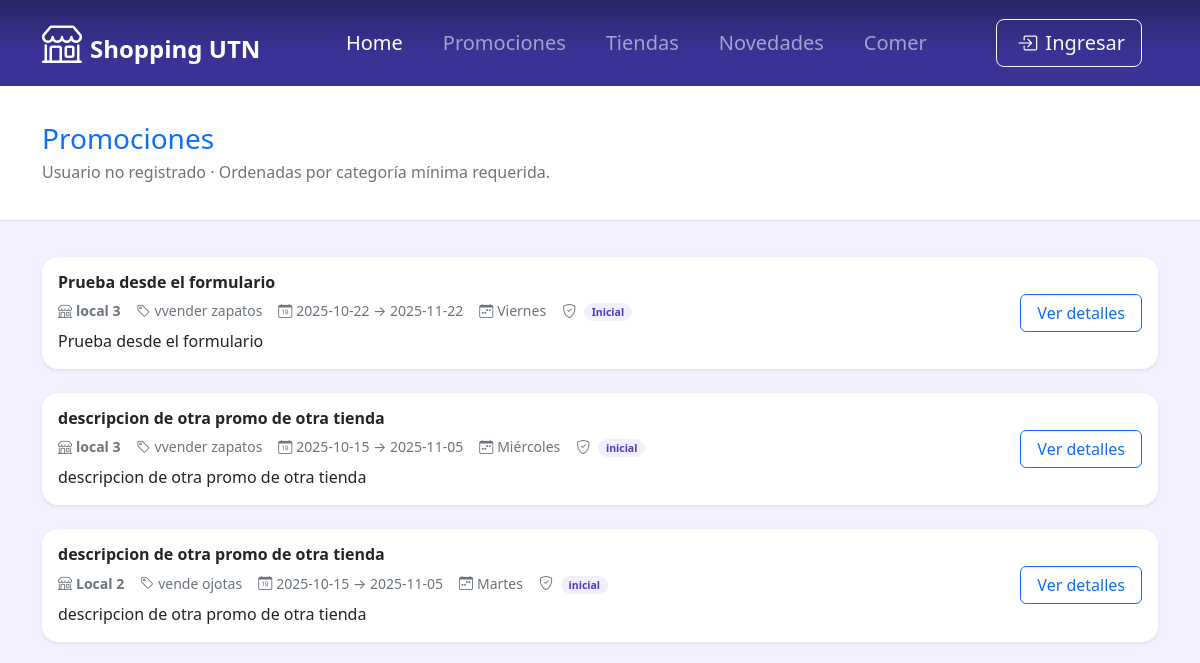
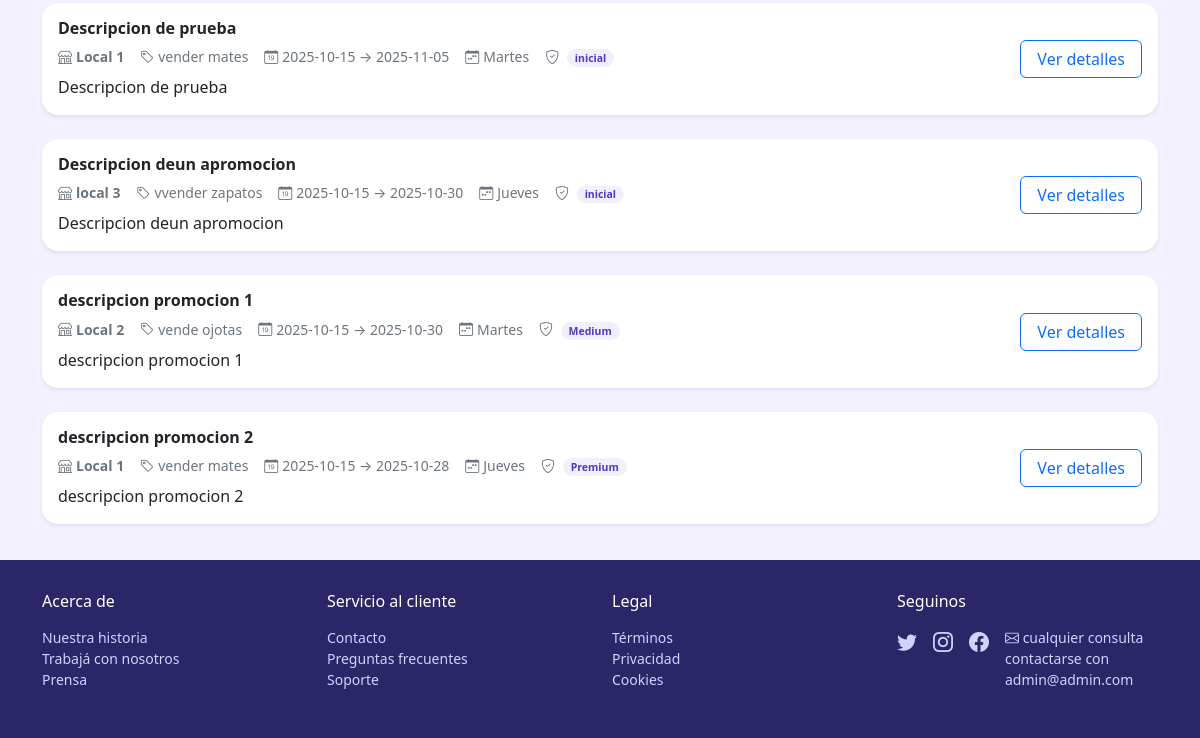
/View/promociones.php, run on an earlier commit of the app's database (2 pictures, top to bottom).
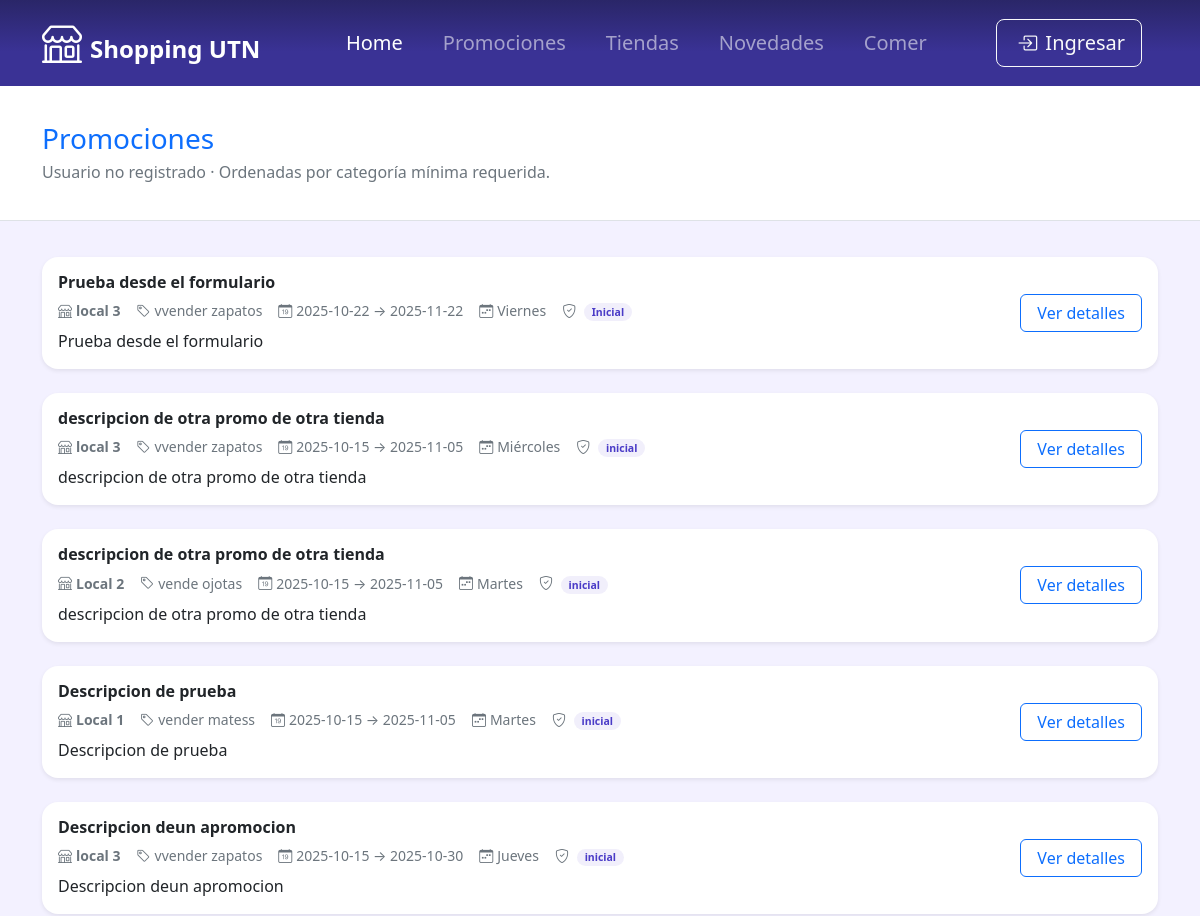
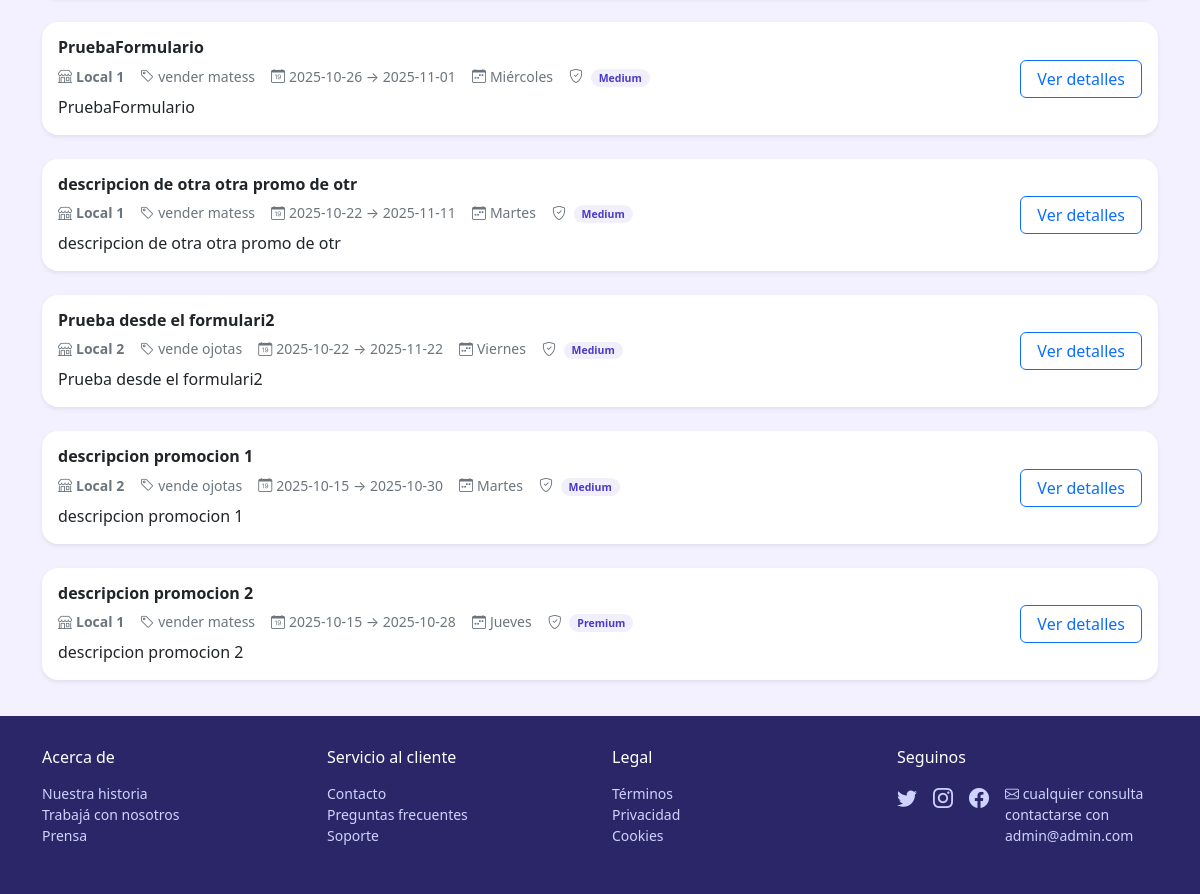
And on a later commit of the database (2 pictures, top to bottom).
### tables this page shows
CREATE TABLE `promocion` (
  `IDpromocion` int NOT NULL AUTO_INCREMENT,
  `descripcion` varchar(45) NOT NULL,
  `desde` date NOT NULL,
  `hasta` date NOT NULL,
  `categoriaHabilitada` varchar(45) NOT NULL,
  `dia` int DEFAULT NULL,
  `estado` varchar(45) NOT NULL,
  `localFk` int NOT NULL,
  PRIMARY KEY (`IDpromocion`),
  KEY `local-promocion_idx` (`localFk`),
  CONSTRAINT `promocion-local` FOREIGN KEY (`localFk`) REFERENCES `local` (`IDlocal`)
);

CREATE TABLE `local` (
  `IDlocal` int NOT NULL AUTO_INCREMENT,
  `nombre` varchar(45) NOT NULL,
  `rubro` varchar(45) NOT NULL,
  `usuarioFK` int NOT NULL,
  `ubicacionFK` int DEFAULT NULL,
  `codigo` varchar(50) DEFAULT NULL,
  PRIMARY KEY (`IDlocal`),
  KEY `usuario-local_idx` (`usuarioFK`),
  KEY `local-ubicacion_idx` (`ubicacionFK`),
  CONSTRAINT `local-ubicacion` FOREIGN KEY (`ubicacionFK`) REFERENCES `ubicacion` (`IDubicacion`),
  CONSTRAINT `usuario-local` FOREIGN KEY (`usuarioFK`) REFERENCES `usuario` (`IDusuario`)
);

### Model/ListarPromociones.php (called while the page is built, shortened)
<?php
function categoriasPermitidas(?string $min): array {
    $min = $min ? strtolower(trim($min)) : '';
    switch ($min) {
        case 'inicial': return ['Inicial','Medium','Premium'];
        case 'medium':  return ['Medium','Premium'];
        case 'premium': return ['Premium'];
    }
}
function listarPromocionesVigentes(int $limit = 50): array {
    $pdo = getConnection();
    $sql = "
        SELECT
            p.IDpromocion,
            p.descripcion,
            p.desde,
            p.hasta,
            p.categoriaHabilitada,
            p.dia,
            p.estado,
            l.IDlocal,
            l.nombre AS local_nombre,
            l.rubro  AS local_rubro
        FROM promocion p
        INNER JOIN `local` l ON l.IDlocal = p.localFk
        WHERE CURDATE() BETWEEN p.desde AND p.hasta
        -- Si manejás habilitación por estado, descomentá y ajustá:
        -- AND p.estado = 'activa'
        ORDER BY
          CASE LOWER(COALESCE(p.categoriaHabilitada,''))
            WHEN 'inicial' THEN 1
            WHEN 'medium'  THEN 2
            WHEN 'premium' THEN 3
            ELSE 4
          END ASC,
          p.IDpromocion DESC
        LIMIT :lim
    ";
    $stmt = $pdo->prepare($sql);
    $stmt->bindValue(':lim', $limit, PDO::PARAM_INT);
    $stmt->execute();
    $rows = $stmt->fetchAll(PDO::FETCH_ASSOC) ?: [];
    return $rows;
}

### View/promociones.php (the view, shortened to what this page needs)
<?php
include("../Model/ListarPromociones.php");
if (isset($_SESSION['Categoria'])) {
    $promos = listarPromocionesVigentesCategoria($_SESSION['Categoria'], 50);
} else {
    $promos = listarPromocionesVigentes(50);
}
function diaALabel($n) {
  static $map = [1=>'Lunes',2=>'Martes',3=>'Miércoles',4=>'Jueves',5=>'Viernes',6=>'Sábado',7=>'Domingo'];
  $i = (int)$n;
  return $map[$i] ?? (string)$n;
}
function formatearDias($valor) {
  $s = trim((string)$valor);
  return diaALabel($s);
}
?>
<!doctype html>
<html lang="es" data-bs-theme="light">
<head>
  <link href="https://cdn.jsdelivr.net/npm/bootstrap@5.3.3/dist/css/bootstrap.min.css" rel="stylesheet">
  <link rel="stylesheet" href="https://cdn.jsdelivr.net/npm/bootstrap-icons@1.11.3/font/bootstrap-icons.css">
</head>
<body class="bg-subtle">
  <?php include_once(__DIR__ . "/../layouts/Navbar.php"); ?>
<header class="bg-white border-bottom">
  <div class="container section-pad">
    <h1 class="h3 text-primary mb-1">Promociones</h1>
    <p class="text-secondary mb-0">Usuario no registrado · Ordenadas por categoría mínima requerida.</p>
  </div>
</header>
<main class="container section-pad">
  <div class="row g-4" aria-live="polite">
    <?php if (empty($promos)): ?>
      <div class="col-12">
        <div class="alert alert-light border text-secondary">No se encontraron promociones vigentes.</div>
      </div>
    <?php else: ?>
      <?php foreach ($promos as $p): ?>
        <?php
          $titulo       = $p['descripcion'] ?? '';
          $desde        = $p['desde'] ?? '';
          $hasta        = $p['hasta'] ?? '';
          $diasRaw      = $p['dia'] ?? '';
          $diasLabel    = formatearDias($diasRaw);
          $localNombre  = $p['local_nombre'] ?? '';
          $localRubro   = $p['local_rubro']  ?? '';
          $catMin       = $p['categoriaHabilitada'] ?? 'Todos';
          $descCompleta = $p['descripcion'] ?? '';
          $cats         = $p['categorias_permitidas'] ?? ['Todos'];
          $catsJson     = json_encode($cats, JSON_UNESCAPED_UNICODE);
        ?>
        <div class="col-12">
          <article class="card promo-card shadow-sm border-0">
            <div class="card-body d-flex flex-column flex-lg-row gap-3 align-items-lg-center">
              <div class="flex-grow-1">
                <h2 class="h6 mb-2 fw-semibold"><?= htmlspecialchars($titulo, ENT_QUOTES, 'UTF-8') ?></h2>
                <div class="text-secondary small d-flex flex-wrap gap-3">
                  <span><i class="bi bi-shop me-1"></i><strong><?= htmlspecialchars($localNombre, ENT_QUOTES, 'UTF-8') ?></strong></span>
                  <span><i class="bi bi-tag me-1"></i><?= htmlspecialchars($localRubro ?: '—', ENT_QUOTES, 'UTF-8') ?></span>
                  <span><i class="bi bi-calendar-date me-1"></i><?= htmlspecialchars($desde, ENT_QUOTES, 'UTF-8') ?> → <?= htmlspecialchars($hasta, ENT_QUOTES, 'UTF-8') ?></span>
                  <span><i class="bi bi-calendar-week me-1"></i><?= htmlspecialchars($diasLabel, ENT_QUOTES, 'UTF-8') ?></span>
                  <span><i class="bi bi-shield-check me-1"></i>
                    <span class="badge badge-soft rounded-pill px-2"><?= htmlspecialchars($catMin, ENT_QUOTES, 'UTF-8') ?></span>
                  </span>
                </div>
                <p class="mb-0 mt-2 text-body"><?= htmlspecialchars(mb_strimwidth($descCompleta, 0, 160, '…', 'UTF-8'), ENT_QUOTES, 'UTF-8') ?></p>
              </div>
              <div class="ms-lg-auto">
                <button
                  class="btn btn-outline-primary px-3"
                  data-bs-toggle="modal" data-bs-target="#promoModal"
                  data-titulo="<?= htmlspecialchars($titulo, ENT_QUOTES, 'UTF-8') ?>"
                  data-local="<?= htmlspecialchars($localNombre, ENT_QUOTES, 'UTF-8') ?>"
                  data-rubro="<?= htmlspecialchars($localRubro ?: '—', ENT_QUOTES, 'UTF-8') ?>"
                  data-desde="<?= htmlspecialchars($desde, ENT_QUOTES, 'UTF-8') ?>"
                  data-hasta="<?= htmlspecialchars($hasta, ENT_QUOTES, 'UTF-8') ?>"
                  data-dias="<?= htmlspecialchars($diasLabel, ENT_QUOTES, 'UTF-8') ?>"
                  data-descripcion="<?= htmlspecialchars($descCompleta ?: '—', ENT_QUOTES, 'UTF-8') ?>"
                  data-categorias='<?= $catsJson ?>'
                >Ver detalles</button>
              </div>
            </div>
          </article>
        </div>
      <?php endforeach; ?>
    <?php endif; ?>
  </div>
</main>
<?php include dirname(__DIR__) . '/layouts/footer.php'; ?>
</body>
</html>

### layouts/Navbar.php (shortened to what this page needs)
<?php
  $BASE = '/TPIShopping/';
?>
<header class="hero-header">
  <nav class="navbar navbar-expand-lg justify-content-evenly" data-bs-theme="dark" style="--bs-navbar-bg:#2A2668;">
    <div class="container align-items d-flex flex-row mx-3">
      <a class="navbar-brand fw-bold fs-4" href="<?= $BASE ?>index.php">
        <i class="bi bi-shop me-2 fs-1"></i>Shopping UTN
      </a>
      <div class="collapse navbar-collapse" id="mainNav">
        <ul class="navbar-nav mx-auto gap-4 px-3 fs-5">
          <li class="nav-item"><a class="nav-link active" href="<?= $BASE ?>index.php">Home</a></li>
          <li class="nav-item"><a class="nav-link" href="<?= $BASE ?>View/promociones.php">Promociones</a></li>
          <li class="nav-item"><a class="nav-link" href="<?= $BASE ?>View/Tienda.php">Tiendas</a></li>
          <li class="nav-item"><a class="nav-link" href="<?= $BASE ?>View/Novedades.php">Novedades</a></li>
          <li class="nav-item"><a class="nav-link" href="<?= $BASE ?>View/Comer.html">Comer</a></li>
        </ul>
        <a class="btn btn-outline-light btn-lg me-3" href="<?= $BASE ?>View/login.php" id="btnLogin">
          <i class="bi bi-box-arrow-in-right mx-1 me-2"></i>Ingresar
        </a>
      </div>
    </div>
  </nav>
</header>

### layouts/footer.php (shortened to what this page needs)
<footer class="site-footer mt-auto text-white py-2">
  <div class="container py-4">
    <div class="row g-4">
      <div class="col-6 col-lg-3">
        <h6 class="text-white mb-3">Acerca de</h6>
        <ul class="list-unstyled small ">
          <li><a href="#">Nuestra historia</a></li>
          <li><a href="#">Trabajá con nosotros</a></li>
          <li><a href="#">Prensa</a></li>
        </ul>
      </div>
      <div class="col-6 col-lg-3">
        <h6 class="text-white mb-3">Servicio al cliente</h6>
        <ul class="list-unstyled small m-0">
          <li><a href="#">Contacto</a></li>
          <li><a href="#">Preguntas frecuentes</a></li>
          <li><a href="#">Soporte</a></li>
        </ul>
      </div>
      <div class="col-6 col-lg-3">
        <h6 class="text-white mb-3">Legal</h6>
        <ul class="list-unstyled small m-0">
          <li><a href="#">Términos</a></li>
          <li><a href="#">Privacidad</a></li>
          <li><a href="#">Cookies</a></li>
        </ul>
      </div>
      <div class="col-6 col-lg-3">
        <h6 class="text-white mb-3">Seguinos</h6>
        <div class="d-flex gap-3 fs-5">
          <a href="#" aria-label="Twitter"><i class="bi bi-twitter"></i></a>
          <a href="#" aria-label="Instagram"><i class="bi bi-instagram"></i></a>
          <a href="#" aria-label="Facebook"><i class="bi bi-facebook"></i></a>
          <a href="mailto:admin@admin.com" aria-label="Email" style="text-decoration: none; font-size: 0.875rem;"><i class="bi bi-envelope"></i> cualquier consulta contactarse con admin@admin.com</a>
        </div>
      </div>
    </div>
  </div>
</footer>

### View/promociones.php (style rules this page uses)
:root { --bs-primary:#4A3BC7; }
.bg-subtle { background-color:#F3F1FF; }
.section-pad { padding-block: 2.25rem; }
.promo-card { border:1px solid rgba(74,59,199,.10); border-radius:16px; }
.badge-soft { background:rgba(74,59,199,.08); color:#4A3BC7; }

What changed in the data, as far as the page shows it:
changed through a linked row, promocion "Descripcion de prueba": localFk.rubro "vender mates" → "vender matess"
added promocion: descripcion "PruebaFormulario", localFk.nombre "Local 1", localFk.rubro "vender matess", desde "2025-10-26", hasta "2025-11-01", dia "Miércoles", categoriaHabilitada "Medium"
added promocion: descripcion "descripcion de otra otra promo de otr", localFk.nombre "Local 1", localFk.rubro "vender matess", desde "2025-10-22", hasta "2025-11-11", dia "Martes", categoriaHabilitada "Medium"
added promocion: descripcion "Prueba desde el formulari2", localFk.nombre "Local 2", localFk.rubro "vende ojotas", desde "2025-10-22", hasta "2025-11-22", dia "Viernes", categoriaHabilitada "Medium"
changed through a linked row, promocion "descripcion promocion 2": localFk.rubro "vender mates" → "vender matess"
